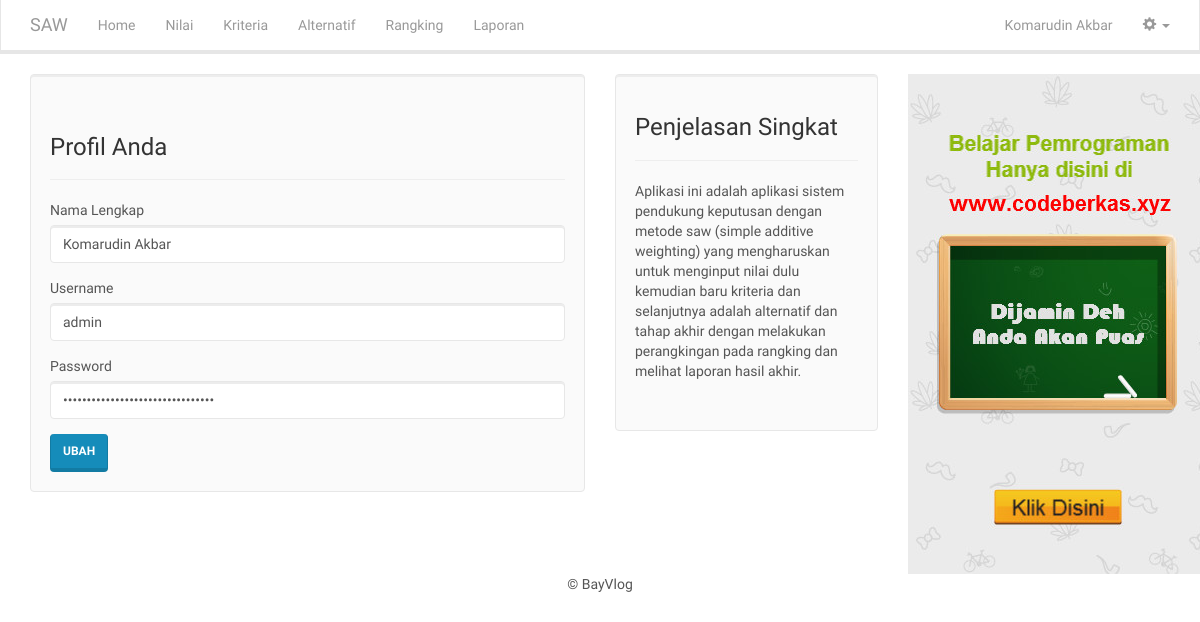
The app's page /profil.php (signed in), older data.
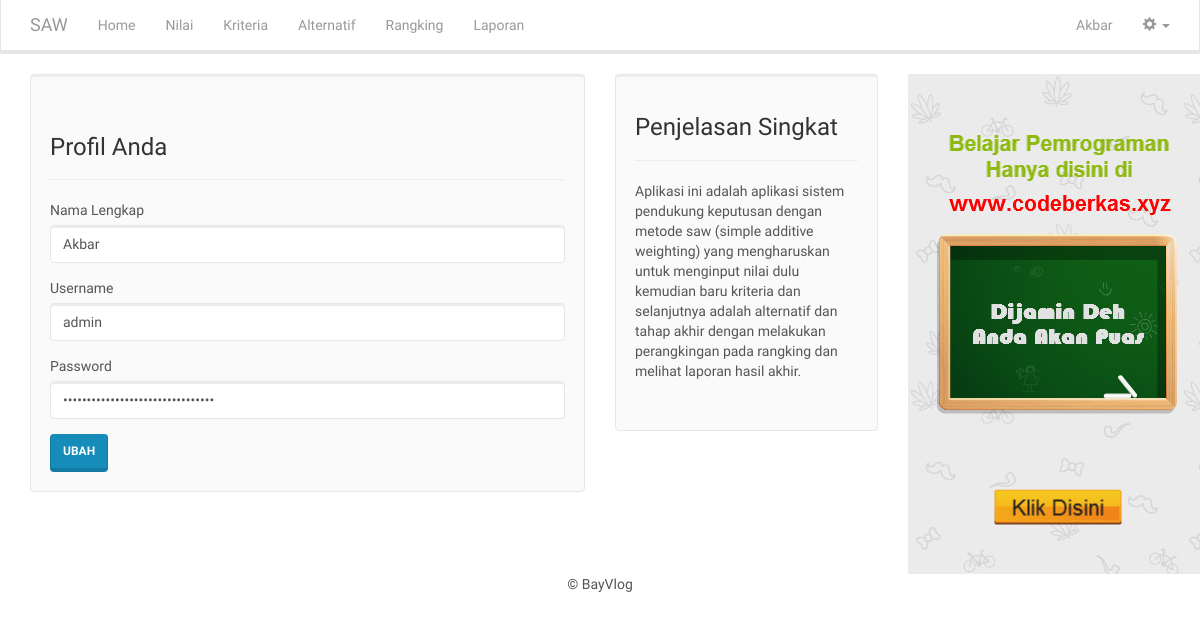
The same page, newer data.
### tables this page shows
CREATE TABLE `pengguna` (
  `id_pengguna` int(11) NOT NULL,
  `nama_lengkap` varchar(255) NOT NULL,
  `username` varchar(100) NOT NULL,
  `password` varchar(100) NOT NULL
);

### includes/user.inc.php (called while the page is built, shortened)
<?php
class User{
	private $conn;
	private $table_name = "pengguna";
	public $id;
	public function __construct($db){
		$this->conn = $db;
	}
	function readOne(){
		$query = "SELECT * FROM " . $this->table_name . " WHERE id_pengguna=? LIMIT 0,1";
		$stmt = $this->conn->prepare( $query );
		$stmt->bindParam(1, $this->id);
		$stmt->execute();
		$row = $stmt->fetch(PDO::FETCH_ASSOC);
		$this->id = $row['id_pengguna'];
		$this->nl = $row['nama_lengkap'];
		$this->un = $row['username'];
		$this->pw = $row['password'];
	}
}
?>

### profil.php (the view, shortened to what this page needs)
<?php
include_once 'header.php';
include_once 'includes/user.inc.php';
$eks = new User($db);
$eks->id = $_SESSION['id_pengguna'];
$eks->readOne();
?>
        <div class="row">
          <div class="col-xs-12 col-sm-12 col-md-6">
		  <div class="well">
            <div class="page-header">
              <h3>Profil Anda</h3>
            </div>
                <form method="post">
                  <div class="form-group">
                    <label for="nl">Nama Lengkap</label>
                    <input type="text" class="form-control" id="nl" name="nl" value="<?php echo $eks->nl; ?>" required>
                  </div>
                  <div class="form-group">
                    <label for="un">Username</label>
                    <input type="text" class="form-control" id="un" name="un" value="<?php echo $eks->un; ?>" required>
                  </div>
                  <div class="form-group">
                    <label for="pw">Password</label>
                    <input type="password" class="form-control" id="pw" name="pw" value="<?php echo $eks->pw; ?>" required>
                  </div>
                  <button type="submit" class="btn btn-primary">Ubah</button>
                </form>
          </div></div>
          <div class="col-xs-12 col-sm-12 col-md-3">
            <?php include_once 'sidebar.php'; ?>
        </div>
        <?php
include_once 'footer.php';
?>

### header.php (shortened to what this page needs)
<!DOCTYPE html>
<html lang="en">
  <head>
    <link href="css/bootstrap.min.css" rel="stylesheet">
    <link href="css/dataTables.bootstrap.min.css" rel="stylesheet">
  </head>
  <body>
	<nav class="navbar navbar-inverse navbar-static-top">
	  <div class="container">
		<div class="navbar-header">
		  <a class="navbar-brand" href="index.php">SAW</a>
		</div>
		<div class="collapse navbar-collapse" id="bs-example-navbar-collapse-1">
		  <ul class="nav navbar-nav">
			<li><a href="index.php">Home</a></li>
			<li><a href="nilai.php">Nilai</a></li>
			<li><a href="kriteria.php">Kriteria</a></li>
			<li><a href="alternatif.php">Alternatif</a></li>
			<li><a href="rangking.php">Rangking</a></li>
			<li><a href="laporan.php">Laporan</a></li>
		  </ul>
		  <ul class="nav navbar-nav navbar-right">
			<li><a href="profil.php"><?php echo $_SESSION['nama_lengkap'] ?></a></li>
			<li class="dropdown">
			  <a href="#" class="dropdown-toggle" data-toggle="dropdown" role="button" aria-haspopup="true" aria-expanded="false"><span class="glyphicon glyphicon-cog"></span> <span class="caret"></span></a>
			</li>
		  </ul>
		</div>
	  </div>
	</nav>
    <div class="container">

Row changes from the older to the newer data that the page shows:
changed pengguna "admin": nl "Komarudin Akbar" → "Akbar"
Text that changed along with them:
$_SESSION['nama_lengkap']: "Komarudin Akbar" → "Akbar"
